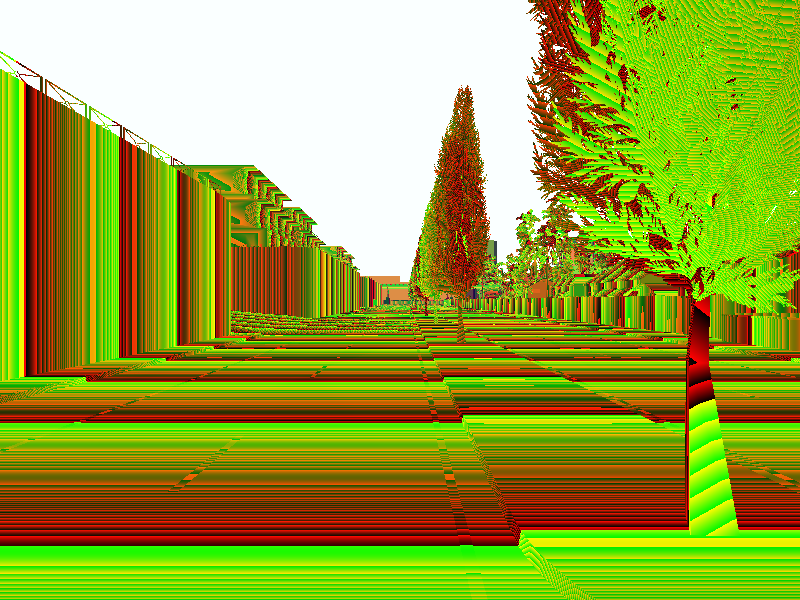
#> input picture notebook/data/depth1.png, 800 x 600 px
$ jupyter execute carla_depth2gray16.ipynb
#> lines starting #> are read from the running program, lines starting #| are printed output that depends on the picture
[cell 1]
import cv2
import numpy as np
from matplotlib import pyplot as plt
from PIL import Image

[cell 2]
#depth = cv2.imread('data/depth1.png') #, cv2.IMREAD_ANYDEPTH
depth = cv2.cvtColor(cv2.imread('data/depth1.png'), cv2.COLOR_BGR2RGB)

[cell 3]
plt.imshow(depth)
plt.title('depth')
plt.show()

[cell 4]
print(depth.shape, depth.dtype)
#| (600, 800, 3) uint8
#| [175 196   0]

[cell 5]
def rgb2depth(cell):
    normalized = (cell[0] + cell[1] * 256 + cell[2] * 256 * 256) / (256 * 256 * 256 - 1)
#> normalized = 0.003
    in_meters = 1000 * normalized
#> in_meters = 3
    return in_meters

[cell 6]
print(depth[599,799])
rgb2depth(depth[599,799])
#> Out = 3

[cell 7]
gray = np.dot(depth, [0.2989, 0.5870, 0.1140])
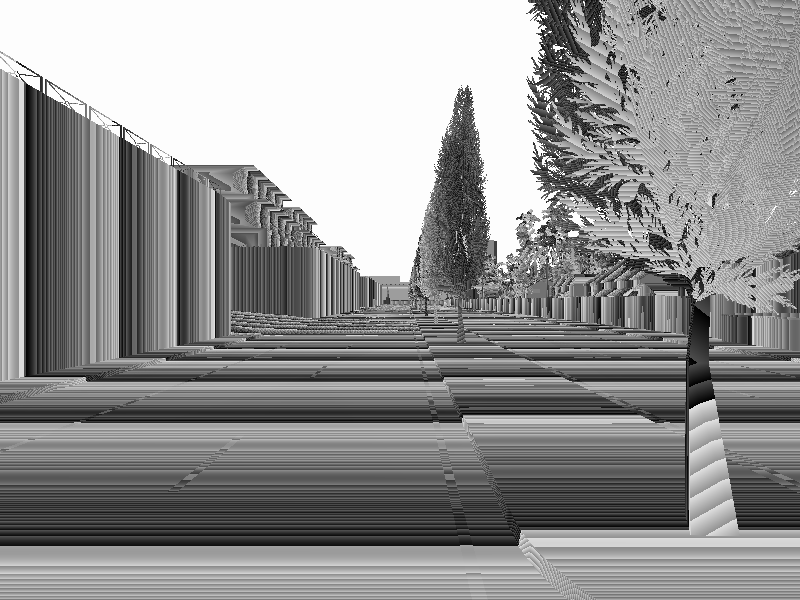
#> gray: shape (600, 800) float64; min 0.114, max 253.5, mean 146.4

[cell 8]
print(gray.shape, gray.dtype)
#| (600, 800) float64

[cell 9]
plt.imshow(gray, cmap='gray', vmin=0, vmax=255)
plt.show()

[cell 10]
depth16 = np.zeros((600,800), np.float16)
np.full_like(depth16, np.nan, dtype=np.float16)
for i, row in enumerate(depth):
    for j, pix in enumerate(row):
        depth16[i,j] = rgb2depth(depth[i,j])
#> this loop made 600 passes
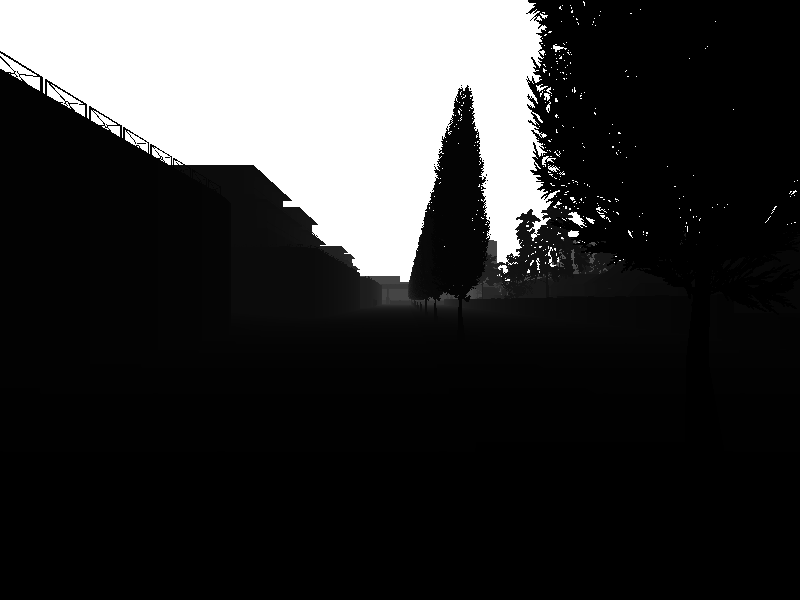
#> depth16: shape (600, 800) float16; min 2.42, max 1000, mean 211.6; drawn with min black and max white

[cell 11]
depth16[599,799]
#> Out = 3

$ run again, with notebook/data/rgb1.png copied over notebook/data/depth1.png
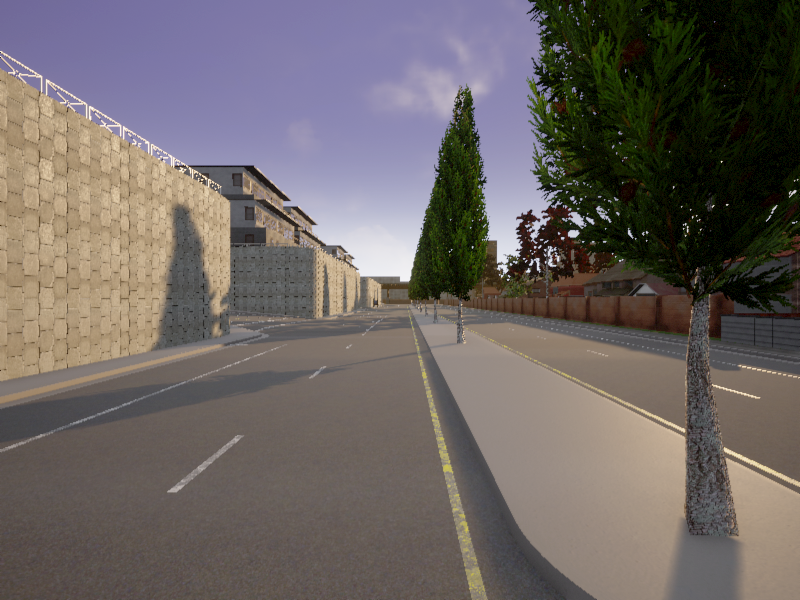
#> input picture notebook/data/rgb1.png, 800 x 600 px
#| (600, 800, 3) uint8
#| [146 130 115]
#> normalized = 0.451
#> in_meters = 451.2
#> `gray = np.dot(depth, [0.2989, 0.5870, 0.1140])`:
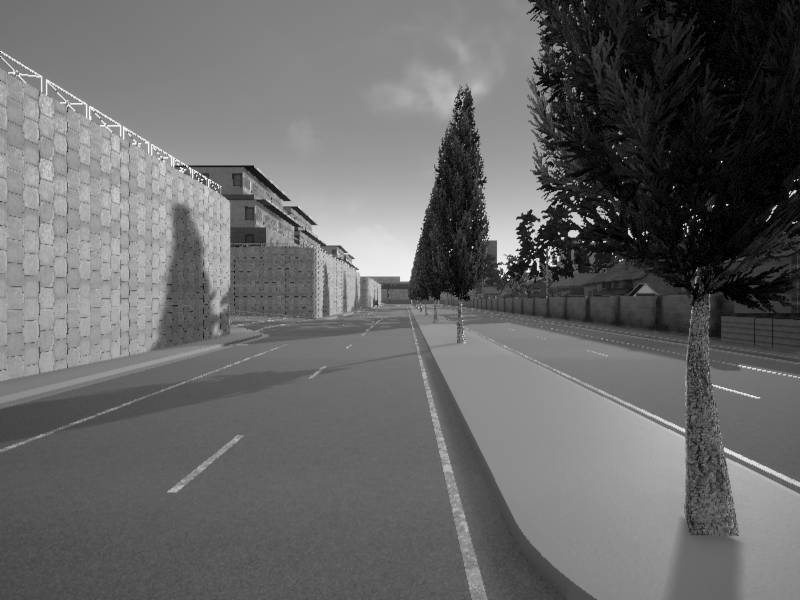
#> gray: shape (600, 800) float64; min 0, max 252.1, mean 103.9
#| (600, 800) float64
#> the loop `for i, row in enumerate(depth):` made 600 passes
#> after the loop `for i, row in enumerate(depth):`:
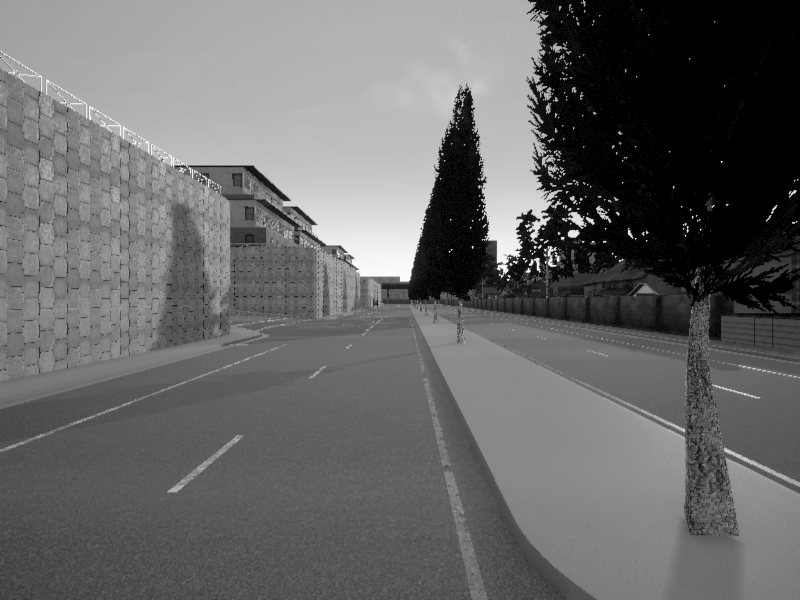
#> depth16: shape (600, 800) float16; min 0, max 961, mean 390.5; drawn with min black and max white
